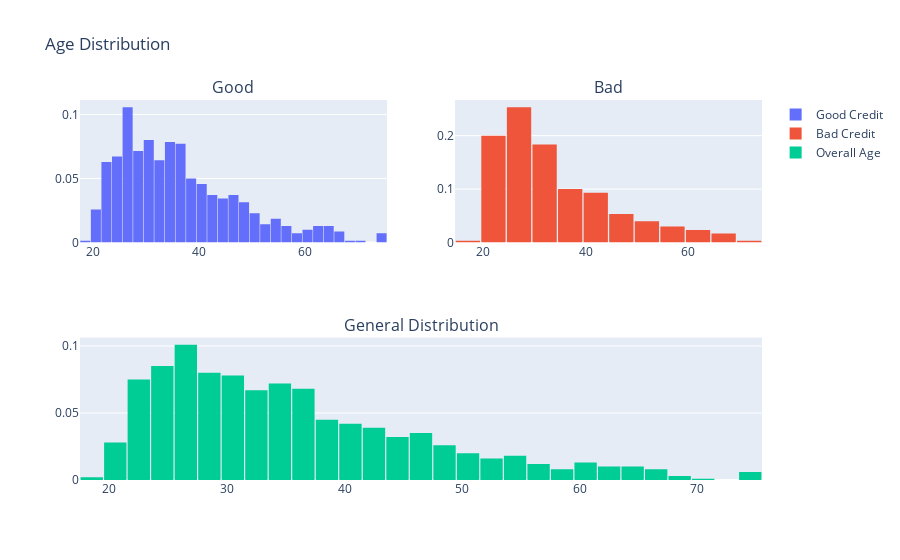

Here is the notebook cell this chart was saved with:
### Code cell
df_good = df_credit.loc[df_credit['Risk']=='good']['Age'].values.tolist()
df_bad = df_credit.loc[df_credit['Risk']=='bad']['Age'].values.tolist()
df_age = df_credit['Age'].values.tolist()

trace0 = go.Histogram(
    x=df_good,
    histnorm='probability',
    name='Good Credit'
)

trace1 = go.Histogram(
    x=df_bad,
    histnorm='probability',
    name='Bad Credit'
)

trace2 = go.Histogram(
    x=df_age,
    histnorm='probability',
    name='Overall Age'
)

fig = tls.make_subplots(rows=2, cols=2, specs=[[{}, {}], [{'colspan': 2}, None]], subplot_titles=('Good', 'Bad', 'General Distribution'))

fig.append_trace(trace0, 1, 1)
fig.append_trace(trace1, 1, 2)
fig.append_trace(trace2, 2, 1)

fig['layout'].update(showlegend=True, title='Age Distribution', bargap=0.05)
py.iplot(fig, filename='custom-sized-subplot-with-subplot-titles')

### Figure 1 — Plotly figure (JSON) as saved in the notebook; plotly's stock layout.template omitted (floating-point values rounded to 4 significant figures; data arrays with more than 128 entries replaced by an {"elided": "..."} marker saying what was removed)
{"data": [{"histnorm": "probability", "name": "Good Credit", "type": "histogram", "x": {"elided": "700 int values"}, "xaxis": "x", "yaxis": "y"}, {"histnorm": "probability", "name": "Bad Credit", "type": "histogram", "x": {"elided": "300 int values"}, "xaxis": "x2", "yaxis": "y2"}, {"histnorm": "probability", "name": "Overall Age", "type": "histogram", "x": {"elided": "1000 int values"}, "xaxis": "x3", "yaxis": "y3"}], "layout": {"annotations": [{"font": {"size": 16}, "showarrow": false, "text": "Good", "x": 0.225, "xanchor": "center", "xref": "paper", "y": 1, "yanchor": "bottom", "yref": "paper"}, {"font": {"size": 16}, "showarrow": false, "text": "Bad", "x": 0.775, "xanchor": "center", "xref": "paper", "y": 1, "yanchor": "bottom", "yref": "paper"}, {"font": {"size": 16}, "showarrow": false, "text": "General Distribution", "x": 0.5, "xanchor": "center", "xref": "paper", "y": 0.375, "yanchor": "bottom", "yref": "paper"}], "bargap": 0.05, "showlegend": true, "title": {"text": "Age Distribution"}, "xaxis": {"anchor": "y", "domain": [0, 0.45]}, "xaxis2": {"anchor": "y2", "domain": [0.55, 1]}, "xaxis3": {"anchor": "y3", "domain": [0, 1]}, "yaxis": {"anchor": "x", "domain": [0.625, 1]}, "yaxis2": {"anchor": "x2", "domain": [0.625, 1]}, "yaxis3": {"anchor": "x3", "domain": [0, 0.375]}}}
